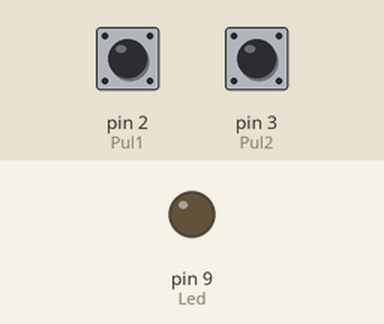
This sketch was run on a simulated Arduino Uno, built with avr-gcc and run on an emulated ATmega328P. On the bench: output pins drawn as LEDs (lit = HIGH). The inputs (shaded band) are chosen by the test bench; at power-on: pin 2 (Pul1) HIGH, pin 3 (Pul2) HIGH.

Above: at 1.2 s.
1.3 s: pin 2 (Pul1) pulled LOW for 1 s
At 3.4 s:
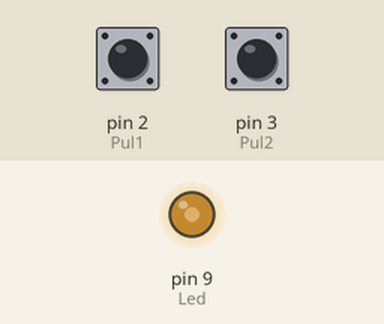
3.8 s: pin 2 (Pul1) pulled LOW for 0.15 s
At 4.6 s:
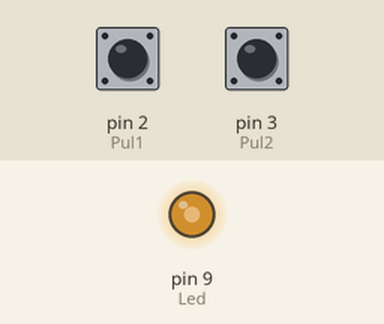
5.5 s: pin 2 (Pul1) pulled LOW for 3.2 s
At 7.7 s:
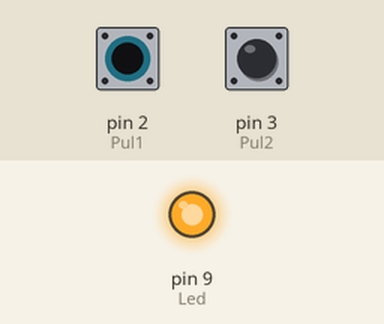
10.2 s: pin 3 (Pul2) pulled LOW for 3.2 s
At 10.9 s:
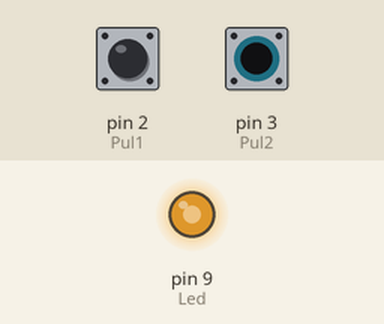
Timing chart, 0 to 13.9 s (numbered marks = the images above; inputs shaded):
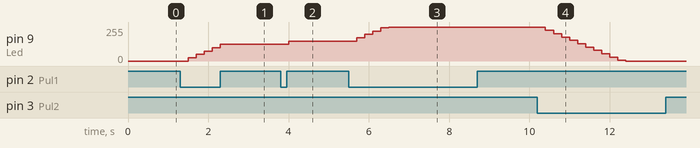

Measured:
- after the input at 1.3 s, pin 9 (Led): moves from 0/255 to 125/255 over 0.80 s, starting after 0.20 s
- after the input at 3.8 s, pin 9 (Led): 125/255 → 150/255 after 0.20 s
- after the input at 5.5 s, pin 9 (Led): moves from 150/255 to 255/255 over 0.80 s, starting after 0.20 s
- after the input at 10.2 s, pin 9 (Led): moves from 255/255 to 0/255 over 2.0 s, starting after 0.20 s

The sketch:

PUNTO5.ino
```cpp
const int Led = 9;
const int Pul1 = 2;
const int Pul2 = 3;

int Brillo = 0;
int paso = 25;

void setup() {
  pinMode(Led, OUTPUT);
  pinMode(Pul1, INPUT_PULLUP);
  pinMode(Pul2, INPUT_PULLUP);
}

void loop() {
  if (digitalRead(Pul1) == LOW) {
    Brillo = Brillo + paso;
    if (Brillo > 255) Brillo = 255;
    delay(200);
  }

  if (digitalRead(Pul2) == LOW) {
    Brillo = Brillo - paso;
    if (Brillo < 0) Brillo = 0;
    delay(200);
  }

  analogWrite(Led, Brillo);
}
```
